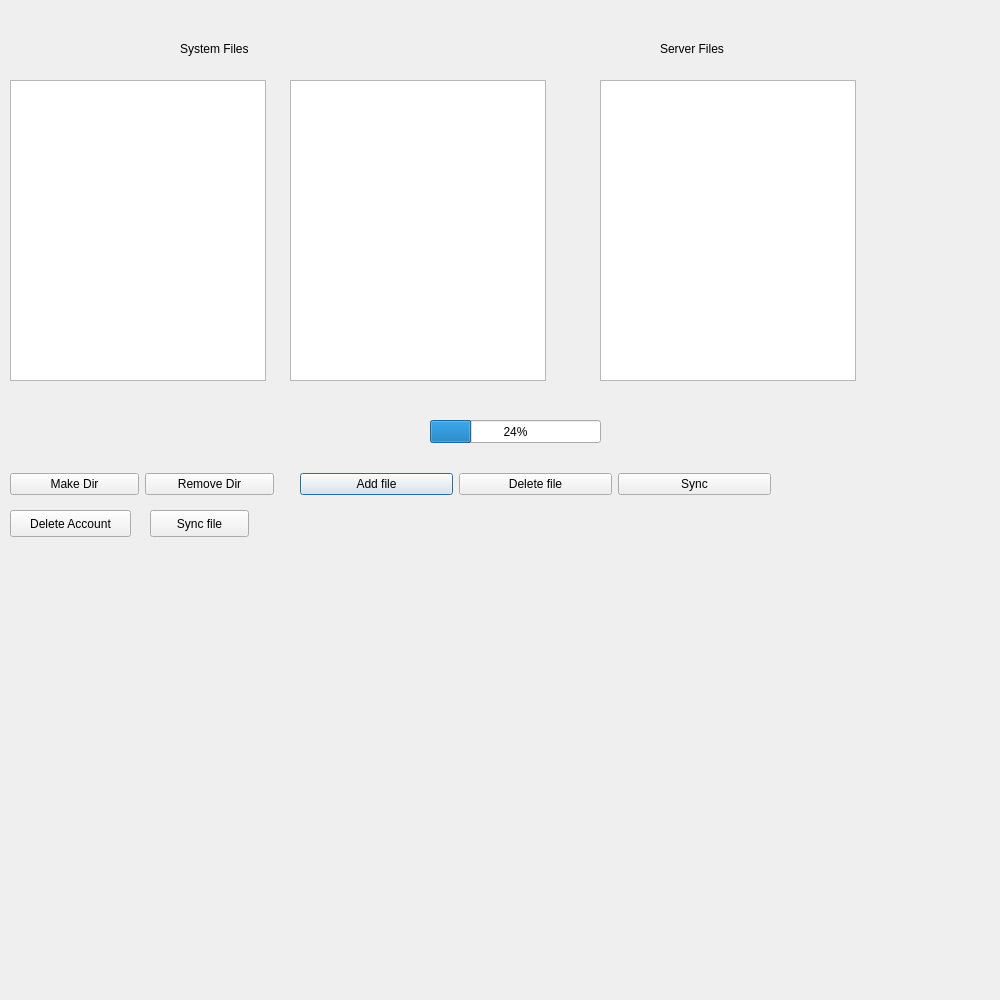
<?xml version="1.0" encoding="UTF-8"?>
<ui version="4.0">
 <class>Finalinterface</class>
 <widget class="QDialog" name="Finalinterface">
  <property name="geometry">
   <rect>
    <x>0</x>
    <y>0</y>
    <width>1000</width>
    <height>1000</height>
   </rect>
  </property>
  <property name="windowTitle">
   <string>Dialog</string>
  </property>
  <widget class="QProgressBar" name="progressBar">
   <property name="geometry">
    <rect>
     <x>430</x>
     <y>420</y>
     <width>171</width>
     <height>23</height>
    </rect>
   </property>
   <property name="value">
    <number>24</number>
   </property>
  </widget>
  <widget class="QLabel" name="label">
   <property name="geometry">
    <rect>
     <x>180</x>
     <y>40</y>
     <width>101</width>
     <height>17</height>
    </rect>
   </property>
   <property name="frameShape">
    <enum>QFrame::NoFrame</enum>
   </property>
   <property name="text">
    <string>System Files</string>
   </property>
   <property name="wordWrap">
    <bool>false</bool>
   </property>
  </widget>
  <widget class="QLabel" name="label_2">
   <property name="geometry">
    <rect>
     <x>660</x>
     <y>40</y>
     <width>91</width>
     <height>17</height>
    </rect>
   </property>
   <property name="text">
    <string>Server Files</string>
   </property>
   <property name="scaledContents">
    <bool>false</bool>
   </property>
   <property name="wordWrap">
    <bool>false</bool>
   </property>
  </widget>
  <widget class="QTreeView" name="directoryview">
   <property name="geometry">
    <rect>
     <x>10</x>
     <y>80</y>
     <width>256</width>
     <height>301</height>
    </rect>
   </property>
  </widget>
  <widget class="QWidget" name="layoutWidget">
   <property name="geometry">
    <rect>
     <x>300</x>
     <y>470</y>
     <width>471</width>
     <height>29</height>
    </rect>
   </property>
   <layout class="QHBoxLayout" name="horizontalLayout">
    <item>
     <widget class="QPushButton" name="addfile">
      <property name="text">
       <string>Add file</string>
      </property>
     </widget>
    </item>
    <item>
     <widget class="QPushButton" name="Deletefile">
      <property name="text">
       <string>Delete file</string>
      </property>
     </widget>
    </item>
    <item>
     <widget class="QPushButton" name="Sync">
      <property name="text">
       <string>Sync</string>
      </property>
     </widget>
    </item>
   </layout>
  </widget>
  <widget class="QPushButton" name="DeleteAccount">
   <property name="geometry">
    <rect>
     <x>10</x>
     <y>510</y>
     <width>121</width>
     <height>27</height>
    </rect>
   </property>
   <property name="text">
    <string>Delete Account</string>
   </property>
  </widget>
  <widget class="QWidget" name="layoutWidget">
   <property name="geometry">
    <rect>
     <x>10</x>
     <y>470</y>
     <width>264</width>
     <height>29</height>
    </rect>
   </property>
   <layout class="QHBoxLayout" name="horizontalLayout_2">
    <item>
     <widget class="QPushButton" name="pushButton">
      <property name="text">
       <string>Make Dir</string>
      </property>
     </widget>
    </item>
    <item>
     <widget class="QPushButton" name="pushButton_2">
      <property name="text">
       <string>Remove Dir</string>
      </property>
     </widget>
    </item>
   </layout>
  </widget>
  <widget class="QPushButton" name="syncselected">
   <property name="geometry">
    <rect>
     <x>150</x>
     <y>510</y>
     <width>99</width>
     <height>27</height>
    </rect>
   </property>
   <property name="text">
    <string>Sync file</string>
   </property>
  </widget>
  <widget class="QListView" name="listView">
   <property name="geometry">
    <rect>
     <x>600</x>
     <y>80</y>
     <width>256</width>
     <height>301</height>
    </rect>
   </property>
  </widget>
  <widget class="QTreeView" name="treeView">
   <property name="geometry">
    <rect>
     <x>290</x>
     <y>80</y>
     <width>256</width>
     <height>301</height>
    </rect>
   </property>
  </widget>
 </widget>
 <resources/>
 <connections/>
</ui>
